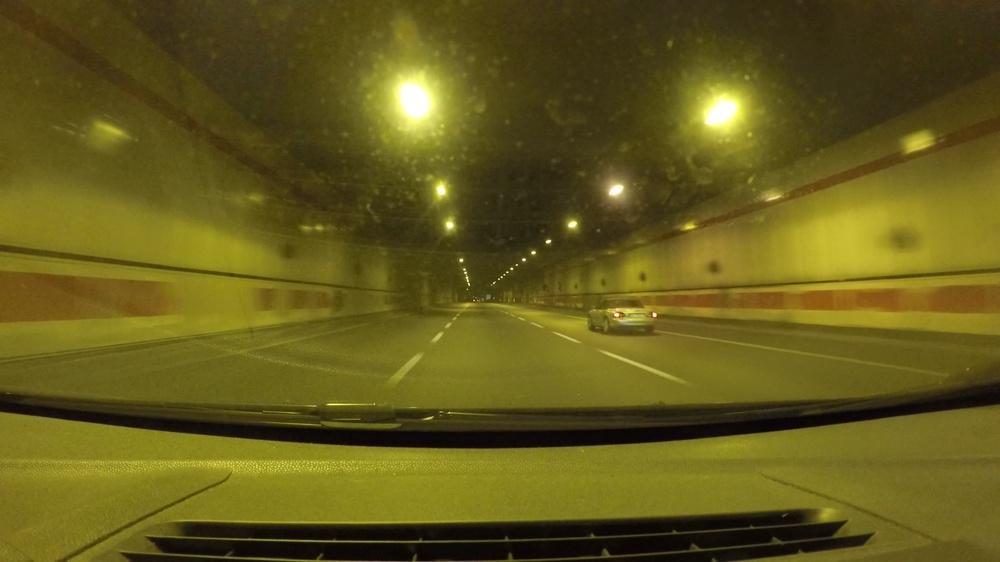
#> input picture image4-2.jpeg, 1000 x 562 px, shrunk from 2704 x 1520 before the run
$ python linesProb.py   (Python 2 division)
#> lines starting #> are read from the running program, lines starting #| are printed output that depends on the picture
#!/usr/bin/python

import cv2
from math import *
import numpy as np

img = cv2.imread('image4-2.jpeg')
#> img is the input picture: shape (562, 1000, 3); mean B, G, R 26.7, 90.8, 100.3
gray = cv2.cvtColor(img,cv2.COLOR_BGR2GRAY)
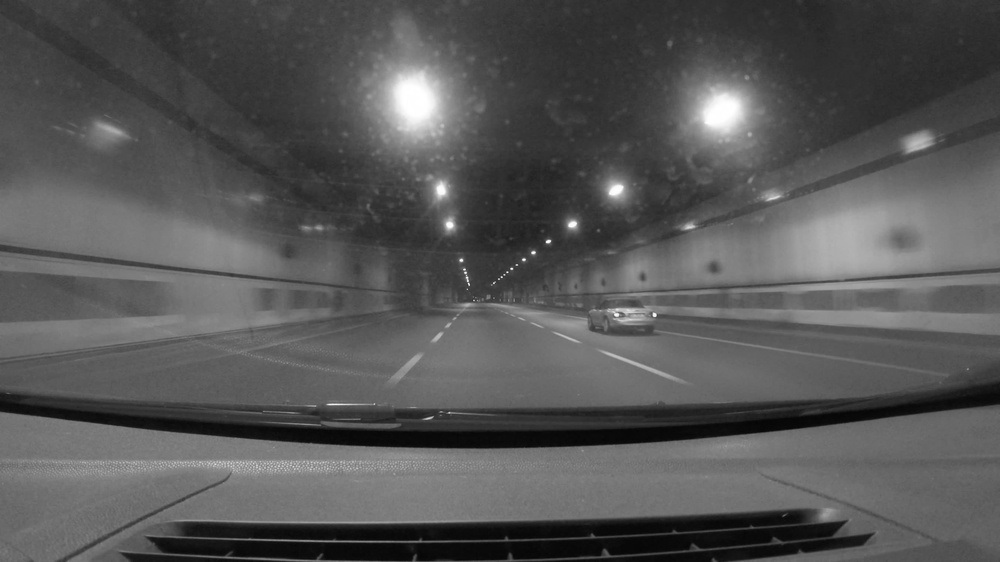
#> gray: shape (562, 1000); min 5, max 255, mean 86.3
edges = cv2.Canny(gray,20,150,apertureSize = 3)
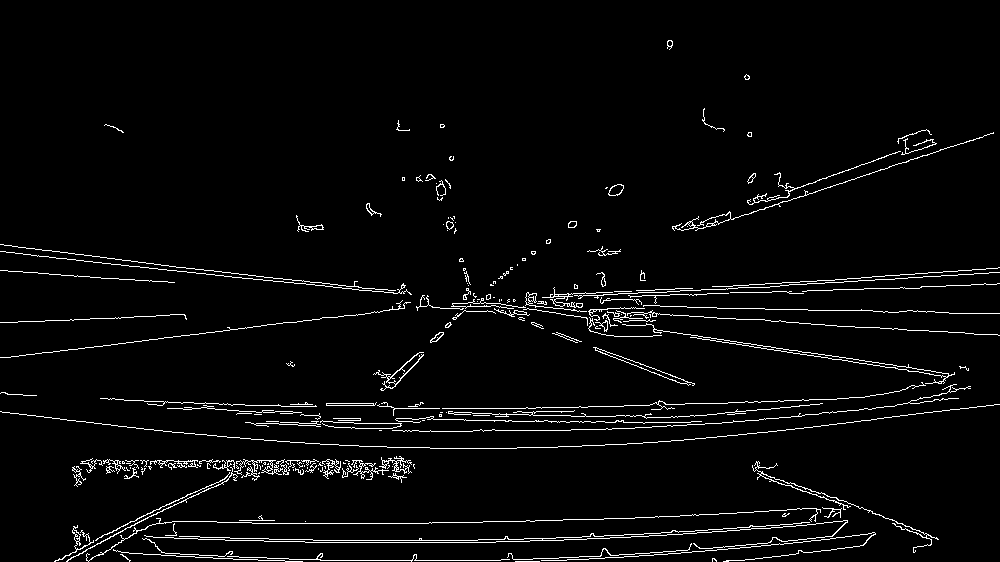
#> edges: shape (562, 1000); 3.4% white in thin lines or dots
cv2.imwrite('houghlinesBfad.jpg',edges)
minLineLength = 100
maxLineGap = 20

def calcAngle(x0,x1,y0,y1f):
	xV = x1-x0
	yV = y1-y0
	mod = sqrt(xV**2+yV**2)
	phase = atan2(yV,xV)*180.0 / pi
	if phase<0:
		phase=phase+360
	return phase

lines = cv2.HoughLinesP(edges,1,np.pi/180,80,minLineLength,maxLineGap)
#> lines = 80 rows, first 6: [142, 340, 163, 338], [946, 285, 968, 285], [765, 309, 807, 309], [225, 540, 263, 540], [269, 539, 312, 539], [131, 261, 153, 263]
for x1,y1,x2,y2 in lines[0]:
	phase = calcAngle(x2,x1,y2,y1)
	if phase > 179:
		print phase
		cv2.line(img,(x1,y1),(x2,y2),(0,255,255),5)
#> this loop made 1 pass
#> (x1, y1, x2, y2, xV in calcAngle, yV in calcAngle, mod in calcAngle, phase) on pass 1: (142, 340, 163, 338, -21, 2, 21.1, 174.6)

cv2.imwrite('houghlines5.jpg',img)
